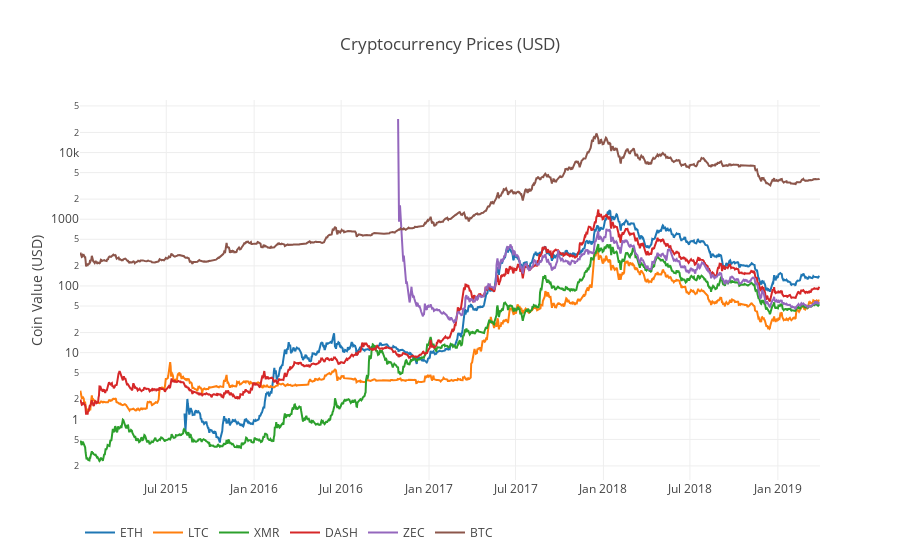

Source (notebook cell):
### Code cell
for altcoin in altcoin_data.keys():
    altcoin_data[altcoin]['price_usd'] =  altcoin_data[altcoin]['weightedAverage'] * btc_usd_datasets['avg_btc_price_usd']

combined_df = merge_dfs_on_column(list(altcoin_data.values()), list(altcoin_data.keys()), 'price_usd')
combined_df['BTC'] = btc_usd_datasets['avg_btc_price_usd']
df_scatter(combined_df, 'Cryptocurrency Prices (USD)', seperate_y_axis=False, y_axis_label='Coin Value (USD)', scale='log')

### Figure 1 — Plotly figure (JSON) as saved in the notebook; plotly's stock layout.template omitted (floating-point values rounded to 4 significant figures; data arrays with more than 128 entries replaced by an {"elided": "..."} marker saying what was removed)
{"data": [{"name": "ETH", "type": "scatter", "uid": "0acaf696-fe50-4ad6-93bb-ac72eed24158", "visible": true, "x": {"elided": "1550 str values"}, "y": {"elided": "1550 float values"}}, {"name": "LTC", "type": "scatter", "uid": "7f10a7a6-8a0e-4d87-981c-90a3857a2768", "visible": true, "x": {"elided": "1550 str values"}, "y": {"elided": "1550 float values"}}, {"name": "XMR", "type": "scatter", "uid": "d90b483a-c3ad-4706-a76d-361cf56aadf1", "visible": true, "x": {"elided": "1550 str values"}, "y": {"elided": "1550 float values"}}, {"name": "DASH", "type": "scatter", "uid": "2e4aaeb5-21d9-4eb0-b626-9b9f5fdf90d6", "visible": true, "x": {"elided": "1550 str values"}, "y": {"elided": "1550 float values"}}, {"name": "ZEC", "type": "scatter", "uid": "4684fe47-9cbe-4a68-9073-7792e8a97f42", "visible": true, "x": {"elided": "1550 str values"}, "y": {"elided": "1550 float values"}}, {"name": "BTC", "type": "scatter", "uid": "eb5fe94d-6298-4c37-a0f9-4f40fc386ff2", "visible": true, "x": {"elided": "1550 str values"}, "y": {"elided": "1550 float values"}}], "layout": {"legend": {"orientation": "h"}, "title": {"text": "Cryptocurrency Prices (USD)"}, "xaxis": {"type": "date"}, "yaxis": {"showticklabels": true, "title": {"text": "Coin Value (USD)"}, "type": "log"}}}
